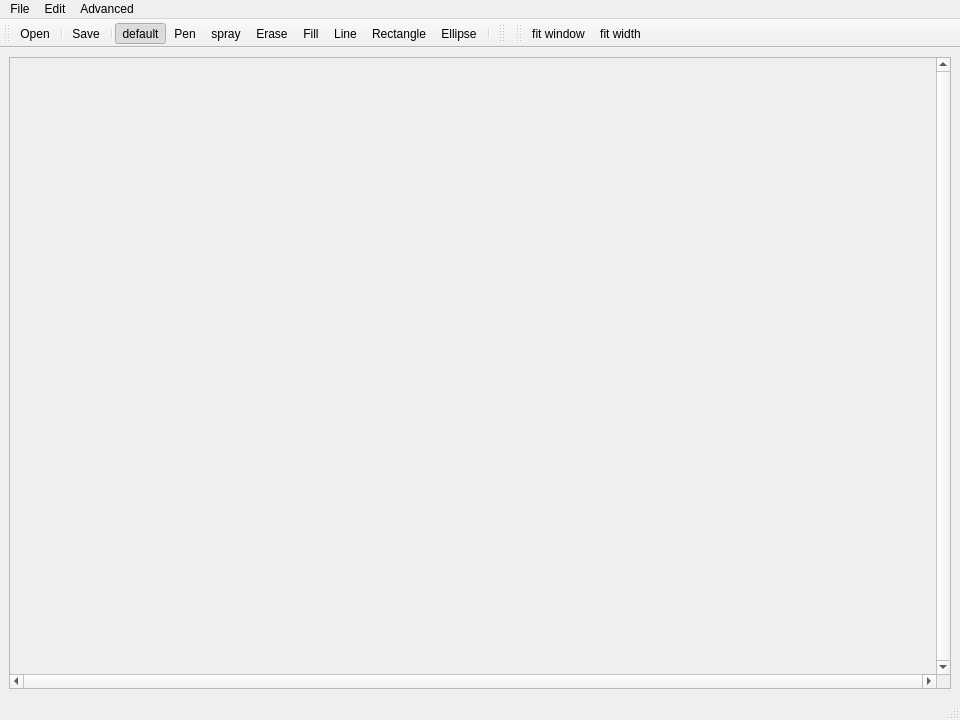
<?xml version="1.0" encoding="UTF-8"?>
<ui version="4.0">
 <class>MainWindow</class>
 <widget class="QMainWindow" name="MainWindow">
  <property name="geometry">
   <rect>
    <x>0</x>
    <y>0</y>
    <width>960</width>
    <height>720</height>
   </rect>
  </property>
  <property name="windowTitle">
   <string>Painting Board</string>
  </property>
  <widget class="QWidget" name="centralwidget">
   <property name="sizePolicy">
    <sizepolicy hsizetype="Expanding" vsizetype="Expanding">
     <horstretch>0</horstretch>
     <verstretch>0</verstretch>
    </sizepolicy>
   </property>
   <property name="mouseTracking">
    <bool>true</bool>
   </property>
   <layout class="QVBoxLayout" name="verticalLayout">
    <item>
     <widget class="QScrollArea" name="scrollArea">
      <property name="sizePolicy">
       <sizepolicy hsizetype="Expanding" vsizetype="Expanding">
        <horstretch>0</horstretch>
        <verstretch>0</verstretch>
       </sizepolicy>
      </property>
      <property name="verticalScrollBarPolicy">
       <enum>Qt::ScrollBarAlwaysOn</enum>
      </property>
      <property name="horizontalScrollBarPolicy">
       <enum>Qt::ScrollBarAlwaysOn</enum>
      </property>
      <property name="widgetResizable">
       <bool>true</bool>
      </property>
      <widget class="Canvas" name="canvas">
       <property name="geometry">
        <rect>
         <x>0</x>
         <y>0</y>
         <width>924</width>
         <height>601</height>
        </rect>
       </property>
       <property name="sizePolicy">
        <sizepolicy hsizetype="Expanding" vsizetype="Expanding">
         <horstretch>0</horstretch>
         <verstretch>0</verstretch>
        </sizepolicy>
       </property>
       <property name="mouseTracking">
        <bool>true</bool>
       </property>
       <property name="focusPolicy">
        <enum>Qt::WheelFocus</enum>
       </property>
      </widget>
     </widget>
    </item>
   </layout>
  </widget>
  <widget class="QMenuBar" name="menubar">
   <property name="geometry">
    <rect>
     <x>0</x>
     <y>0</y>
     <width>960</width>
     <height>22</height>
    </rect>
   </property>
   <widget class="QMenu" name="menuFile">
    <property name="title">
     <string>File</string>
    </property>
    <addaction name="actionNew"/>
    <addaction name="actionOpen"/>
    <addaction name="separator"/>
    <addaction name="actionSave"/>
    <addaction name="actionSave_as"/>
    <addaction name="actionClose"/>
    <addaction name="separator"/>
    <addaction name="actionQuit"/>
   </widget>
   <widget class="QMenu" name="menuEdit">
    <property name="title">
     <string>Edit</string>
    </property>
    <addaction name="actionHorizontal_Flip"/>
    <addaction name="actionVertical_Flip"/>
    <addaction name="separator"/>
    <addaction name="undo"/>
    <addaction name="redo"/>
    <addaction name="separator"/>
    <addaction name="actionInvert_Color"/>
    <addaction name="actionGrayscale"/>
    <addaction name="actionEqualize_Hist"/>
    <addaction name="separator"/>
    <addaction name="actionBlur"/>
    <addaction name="actionMedian_Blur"/>
    <addaction name="actionGaussian_Blur"/>
    <addaction name="separator"/>
    <addaction name="actionSepia"/>
    <addaction name="actionSharpen"/>
    <addaction name="actionPixelize"/>
   </widget>
   <widget class="QMenu" name="menuAdvanced">
    <property name="title">
     <string>Advanced</string>
    </property>
    <addaction name="actionDerain"/>
   </widget>
   <addaction name="menuFile"/>
   <addaction name="menuEdit"/>
   <addaction name="menuAdvanced"/>
  </widget>
  <widget class="QStatusBar" name="statusbar"/>
  <widget class="QToolBar" name="toolBar">
   <property name="windowTitle">
    <string>toolBar</string>
   </property>
   <attribute name="toolBarArea">
    <enum>TopToolBarArea</enum>
   </attribute>
   <attribute name="toolBarBreak">
    <bool>false</bool>
   </attribute>
   <addaction name="actionOpen"/>
   <addaction name="separator"/>
   <addaction name="actionSave"/>
   <addaction name="separator"/>
   <addaction name="actiondefault"/>
   <addaction name="actionPen"/>
   <addaction name="actionspray"/>
   <addaction name="actionErase"/>
   <addaction name="acitonFill"/>
   <addaction name="actionLine"/>
   <addaction name="actionRectangle"/>
   <addaction name="actionEllipse"/>
   <addaction name="separator"/>
  </widget>
  <widget class="QToolBar" name="drawingToolbar">
   <property name="sizePolicy">
    <sizepolicy hsizetype="Fixed" vsizetype="Fixed">
     <horstretch>0</horstretch>
     <verstretch>0</verstretch>
    </sizepolicy>
   </property>
   <property name="windowTitle">
    <string>toolBar_2</string>
   </property>
   <attribute name="toolBarArea">
    <enum>TopToolBarArea</enum>
   </attribute>
   <attribute name="toolBarBreak">
    <bool>false</bool>
   </attribute>
  </widget>
  <widget class="QToolBar" name="viewToolbar">
   <property name="windowTitle">
    <string>toolBar_2</string>
   </property>
   <attribute name="toolBarArea">
    <enum>TopToolBarArea</enum>
   </attribute>
   <attribute name="toolBarBreak">
    <bool>false</bool>
   </attribute>
   <addaction name="actionFitWindow"/>
   <addaction name="actionFitWidth"/>
  </widget>
  <action name="actionOpen">
   <property name="icon">
    <iconset resource="imgs.qrc">
     <normaloff>:/svg/resources/open.svg</normaloff>:/svg/resources/open.svg</iconset>
   </property>
   <property name="text">
    <string>&amp;Open</string>
   </property>
   <property name="shortcut">
    <string>Ctrl+O</string>
   </property>
  </action>
  <action name="actionSave">
   <property name="icon">
    <iconset resource="imgs.qrc">
     <normaloff>:/svg/resources/save.svg</normaloff>:/svg/resources/save.svg</iconset>
   </property>
   <property name="text">
    <string>&amp;Save</string>
   </property>
   <property name="shortcut">
    <string>Ctrl+S</string>
   </property>
  </action>
  <action name="actionSave_as">
   <property name="text">
    <string>Save As</string>
   </property>
   <property name="shortcut">
    <string>Ctrl+Shift+S</string>
   </property>
  </action>
  <action name="actionClose">
   <property name="text">
    <string>Close</string>
   </property>
   <property name="shortcut">
    <string>Ctrl+F4</string>
   </property>
  </action>
  <action name="actionQuit">
   <property name="text">
    <string>&amp;Quit</string>
   </property>
   <property name="shortcut">
    <string>Ctrl+Q</string>
   </property>
  </action>
  <action name="actionInvert_Color">
   <property name="text">
    <string>&amp;Invert Color</string>
   </property>
   <property name="shortcut">
    <string>Ctrl+I</string>
   </property>
  </action>
  <action name="actionUndo">
   <property name="text">
    <string>Undo</string>
   </property>
   <property name="shortcut">
    <string>Ctrl+Z</string>
   </property>
  </action>
  <action name="actionRedo">
   <property name="text">
    <string>Redo</string>
   </property>
   <property name="shortcut">
    <string>Ctrl+Y</string>
   </property>
  </action>
  <action name="actionHorizontal_Flip">
   <property name="icon">
    <iconset resource="imgs.qrc">
     <normaloff>:/svg/resources/flip_horizontal.svg</normaloff>:/svg/resources/flip_horizontal.svg</iconset>
   </property>
   <property name="text">
    <string>Horizontal Flip</string>
   </property>
  </action>
  <action name="actionVertical_Flip">
   <property name="icon">
    <iconset resource="imgs.qrc">
     <normaloff>:/svg/resources/flip_vertical.svg</normaloff>:/svg/resources/flip_vertical.svg</iconset>
   </property>
   <property name="text">
    <string>Vertical Flip</string>
   </property>
  </action>
  <action name="actionFitWindow">
   <property name="checkable">
    <bool>true</bool>
   </property>
   <property name="icon">
    <iconset resource="imgs.qrc">
     <normaloff>:/svg/resources/fit_window.svg</normaloff>:/svg/resources/fit_window.svg</iconset>
   </property>
   <property name="text">
    <string>fit window</string>
   </property>
  </action>
  <action name="actionFitWidth">
   <property name="checkable">
    <bool>true</bool>
   </property>
   <property name="icon">
    <iconset resource="imgs.qrc">
     <normaloff>:/svg/resources/fit_width.svg</normaloff>:/svg/resources/fit_width.svg</iconset>
   </property>
   <property name="text">
    <string>fit width</string>
   </property>
  </action>
  <action name="actionNew">
   <property name="icon">
    <iconset resource="imgs.qrc">
     <normaloff>:/svg/resources/new.svg</normaloff>:/svg/resources/new.svg</iconset>
   </property>
   <property name="text">
    <string>&amp;New</string>
   </property>
   <property name="shortcut">
    <string>Ctrl+N</string>
   </property>
  </action>
  <action name="actionEqualize_Hist">
   <property name="text">
    <string>Equalize Hist</string>
   </property>
  </action>
  <action name="actionGrayscale">
   <property name="text">
    <string>Grayscale</string>
   </property>
  </action>
  <action name="actionBlur">
   <property name="text">
    <string>Blur</string>
   </property>
  </action>
  <action name="actionMedian_Blur">
   <property name="text">
    <string>Median Blur</string>
   </property>
  </action>
  <action name="actionSharpen">
   <property name="text">
    <string>Sharpen</string>
   </property>
  </action>
  <action name="actionGaussian_Blur">
   <property name="text">
    <string>Gaussian Blur</string>
   </property>
  </action>
  <action name="actionSepia">
   <property name="text">
    <string>Sepia</string>
   </property>
  </action>
  <action name="actionPixelize">
   <property name="text">
    <string>Pixelize</string>
   </property>
  </action>
  <action name="actionDerain">
   <property name="text">
    <string>Derain</string>
   </property>
  </action>
  <action name="actionShadowRemoval">
   <property name="text">
    <string>Shadow Removal</string>
   </property>
  </action>
  <actiongroup name="GuiActions">
   <action name="actionLine">
    <property name="checkable">
     <bool>true</bool>
    </property>
    <property name="icon">
     <iconset resource="imgs.qrc">
      <normaloff>:/svg/resources/line.svg</normaloff>:/svg/resources/line.svg</iconset>
    </property>
    <property name="text">
     <string>Line</string>
    </property>
   </action>
   <action name="actionRectangle">
    <property name="checkable">
     <bool>true</bool>
    </property>
    <property name="icon">
     <iconset resource="imgs.qrc">
      <normaloff>:/svg/resources/rectangle.svg</normaloff>:/svg/resources/rectangle.svg</iconset>
    </property>
    <property name="text">
     <string>Rectangle</string>
    </property>
   </action>
   <action name="actionEllipse">
    <property name="checkable">
     <bool>true</bool>
    </property>
    <property name="icon">
     <iconset resource="imgs.qrc">
      <normaloff>:/svg/resources/circle.svg</normaloff>:/svg/resources/circle.svg</iconset>
    </property>
    <property name="text">
     <string>Ellipse</string>
    </property>
   </action>
   <action name="actiondefault">
    <property name="checkable">
     <bool>true</bool>
    </property>
    <property name="checked">
     <bool>true</bool>
    </property>
    <property name="icon">
     <iconset resource="imgs.qrc">
      <normaloff>:/svg/resources/Cursor.svg</normaloff>:/svg/resources/Cursor.svg</iconset>
    </property>
    <property name="text">
     <string>default</string>
    </property>
   </action>
   <action name="actionErase">
    <property name="checkable">
     <bool>true</bool>
    </property>
    <property name="icon">
     <iconset resource="imgs.qrc">
      <normaloff>:/svg/resources/eraser.svg</normaloff>:/svg/resources/eraser.svg</iconset>
    </property>
    <property name="text">
     <string>Erase</string>
    </property>
   </action>
   <action name="acitonFill">
    <property name="checkable">
     <bool>true</bool>
    </property>
    <property name="icon">
     <iconset resource="imgs.qrc">
      <normaloff>:/svg/resources/fill.svg</normaloff>:/svg/resources/fill.svg</iconset>
    </property>
    <property name="text">
     <string>Fill</string>
    </property>
   </action>
   <action name="actionPen">
    <property name="checkable">
     <bool>true</bool>
    </property>
    <property name="icon">
     <iconset resource="imgs.qrc">
      <normaloff>:/svg/resources/brush.svg</normaloff>:/svg/resources/brush.svg</iconset>
    </property>
    <property name="text">
     <string>Pen</string>
    </property>
   </action>
   <action name="actionspray">
    <property name="checkable">
     <bool>true</bool>
    </property>
    <property name="icon">
     <iconset resource="imgs.qrc">
      <normaloff>:/svg/resources/spray.svg</normaloff>:/svg/resources/spray.svg</iconset>
    </property>
    <property name="text">
     <string>spray</string>
    </property>
   </action>
  </actiongroup>
 </widget>
 <customwidgets>
  <customwidget>
   <class>Canvas</class>
   <extends>QWidget</extends>
   <header>canvas.h</header>
   <container>1</container>
  </customwidget>
 </customwidgets>
 <resources>
  <include location="imgs.qrc"/>
 </resources>
 <connections/>
</ui>
